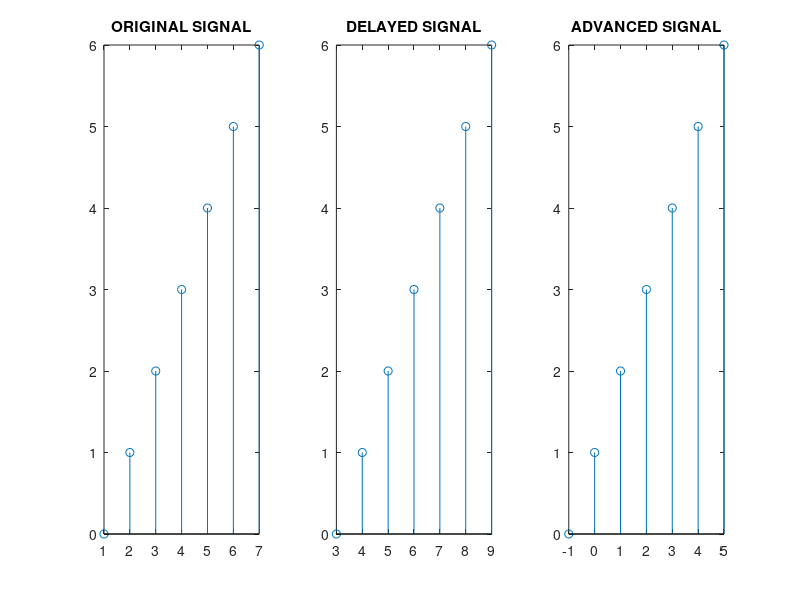

Write the MATLAB code that produced this figure.
%% Experiment 8
%% Time shifting a signal
% Signal Delay/Advance

X = 1:7;
Y = 0:6;
subplot(131),stem(X,Y),title('ORIGINAL SIGNAL');

%% delay signal by 2 units
shift = 2;
subplot(132),stem(X+shift,Y),title('DELAYED SIGNAL');

%% advance signal by 2 units
shift = -2;
subplot(133),stem(X+shift,Y),title('ADVANCED SIGNAL')
